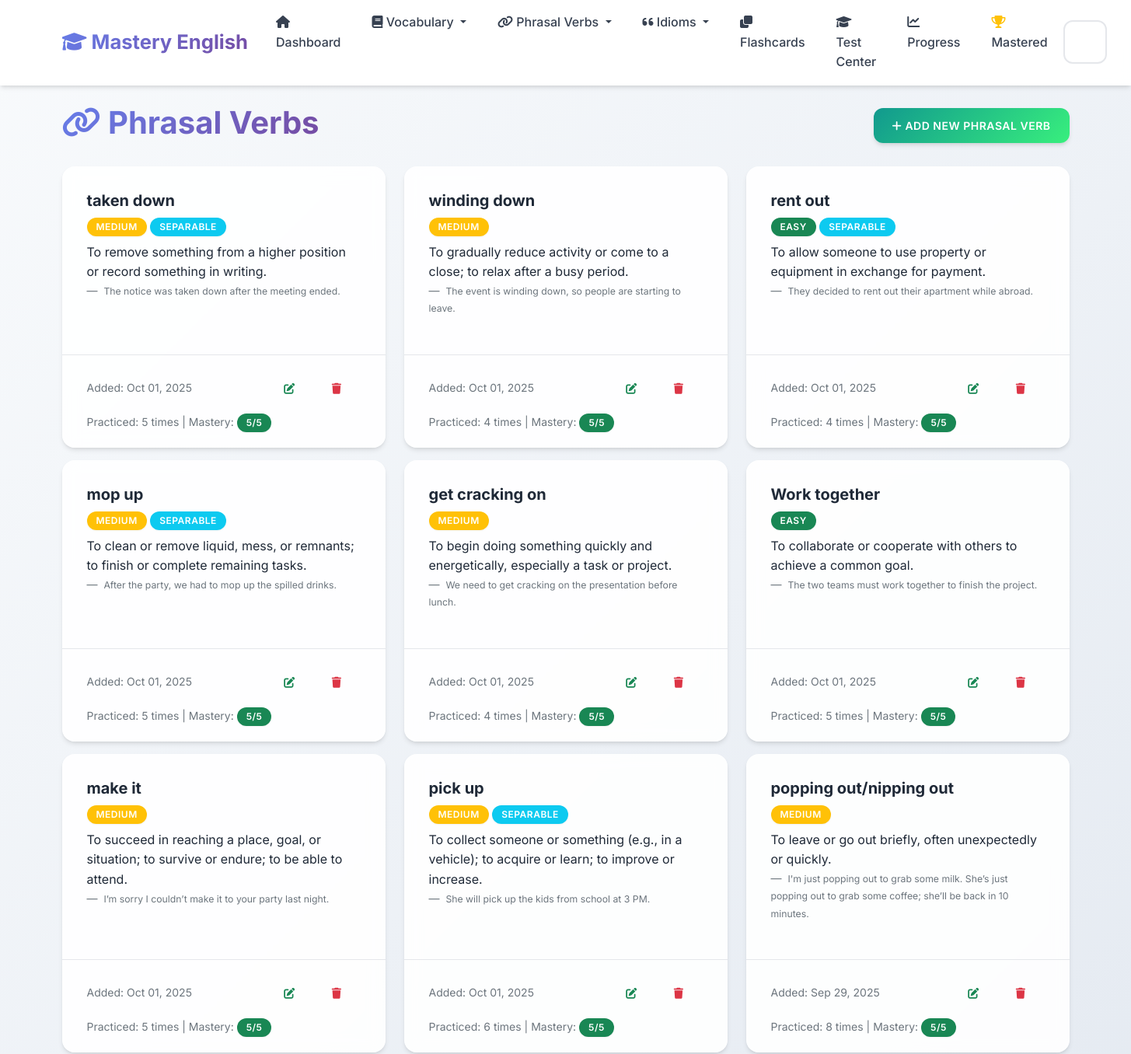
/phrasal-verbs (upper part), run on an earlier commit of the app's database.
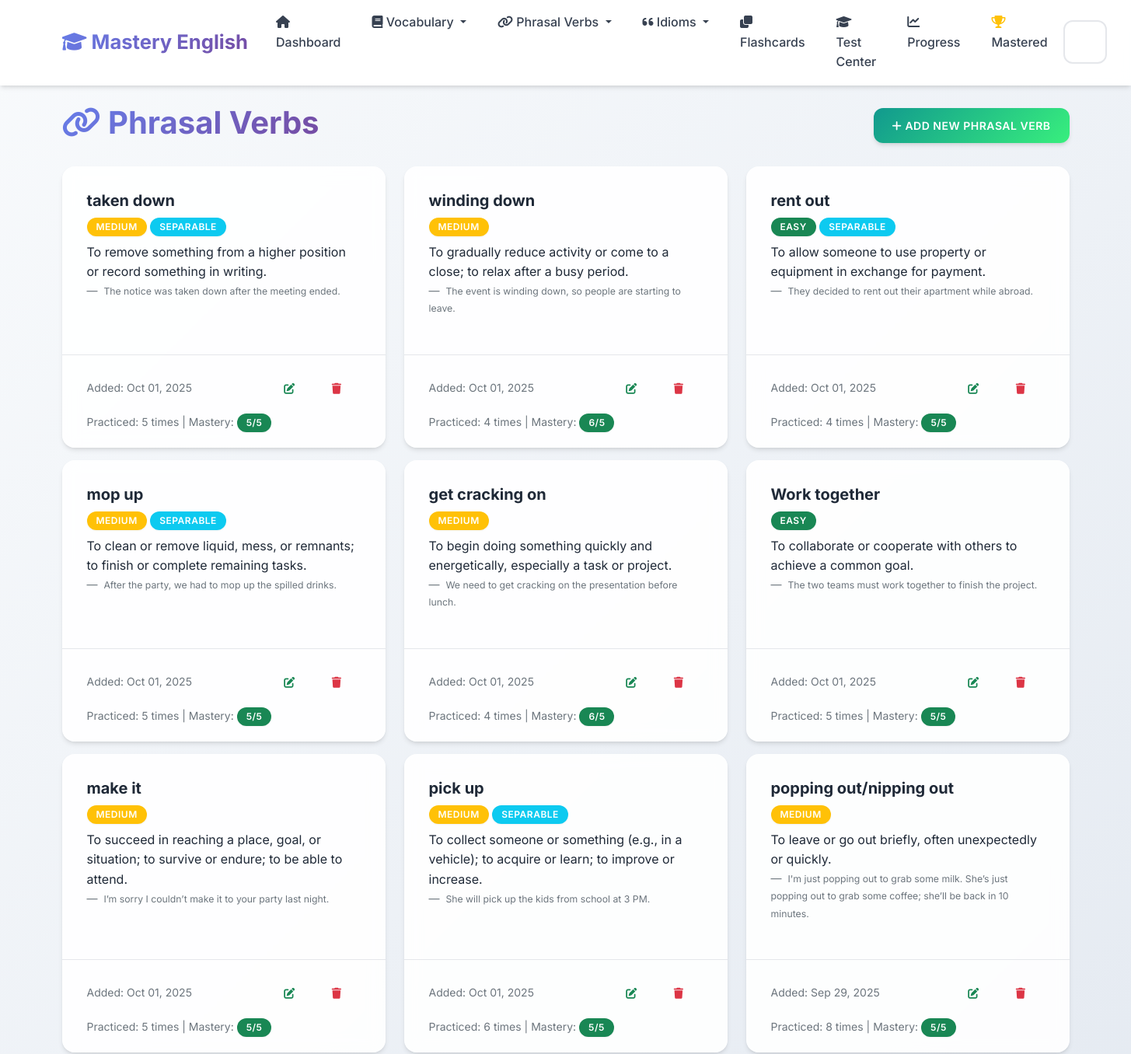
And on a later commit of the database.
### app.py (models this page shows, shortened)
class PhrasalVerb(db.Model):
    __tablename__ = 'phrasal_verbs'
    id = db.Column(db.Integer, primary_key=True)
    phrasal_verb = db.Column(db.String(100), nullable=False)
    meaning = db.Column(db.Text, nullable=False)
    example_sentence = db.Column(db.Text)
    separable = db.Column(db.Boolean, default=False)
    difficulty_level = db.Column(db.String(20), default='medium')
    date_added = db.Column(db.DateTime, default=datetime.utcnow)
    times_practiced = db.Column(db.Integer, default=0)
    last_practiced = db.Column(db.DateTime)
    mastery_level = db.Column(db.Integer, default=0)

### app.py (the view)
@app.route('/phrasal-verbs')
def phrasal_verbs_list():
    page = request.args.get('page', 1, type=int)
    phrasal_verbs = PhrasalVerb.query.order_by(PhrasalVerb.date_added.desc()).paginate(
        page=page, per_page=10, error_out=False)
    return render_template('phrasal_verbs_list.html', phrasal_verbs=phrasal_verbs)

### templates/phrasal_verbs_list.html (shortened to what this page needs)
{% extends "base.html" %}
{% block content %}
<div class="row">
    <div class="col-12">
        <div class="d-flex justify-content-between align-items-center mb-4">
            <h1>
                <i class="fas fa-link"></i> Phrasal Verbs
            </h1>
            <a href="{{ url_for('add_phrasal_verb') }}" class="btn btn-success">
                <i class="fas fa-plus"></i> Add New Phrasal Verb
            </a>
        </div>
    </div>
</div>
{% if phrasal_verbs.items %}
    <div class="row">
        {% for phrasal in phrasal_verbs.items %}
            <div class="col-md-6 col-lg-4 mb-3">
                <div class="card h-100">
                    <div class="card-body">
                        <h5 class="card-title">{{ phrasal.phrasal_verb }}</h5>
                        <span class="badge bg-{% if phrasal.difficulty_level == 'easy' %}success{% elif phrasal.difficulty_level == 'hard' %}danger{% else %}warning{% endif %} mb-2">
                            {{ phrasal.difficulty_level.title() }}
                        </span>
                        {% if phrasal.separable %}
                            <span class="badge bg-info mb-2">Separable</span>
                        {% endif %}
                        <p class="card-text">{{ phrasal.meaning }}</p>
                        {% if phrasal.example_sentence %}
                            <blockquote class="blockquote-footer">
                                <small>{{ phrasal.example_sentence }}</small>
                            </blockquote>
                        {% endif %}
                    </div>
                    <div class="card-footer bg-transparent">
                        <div class="d-flex justify-content-between align-items-center">
                            <small class="text-muted">
                                Added: {{ phrasal.date_added.strftime('%b %d, %Y') }}
                            </small>
                            <div class="btn-group" role="group">
                                <a href="{{ url_for('edit_phrasal_verb', id=phrasal.id) }}" class="btn btn-sm btn-outline-success">
                                    <i class="fas fa-edit"></i>
                                </a>
                                <button type="button" class="btn btn-sm btn-outline-danger" onclick="confirmDelete('{{ phrasal.phrasal_verb }}', '{{ url_for('delete_phrasal_verb', id=phrasal.id) }}')">
                                    <i class="fas fa-trash"></i>
                                </button>
                            </div>
                        </div>
                        {% if phrasal.times_practiced > 0 %}
                            <div class="mt-2">
                                <small class="text-muted">
                                    Practiced: {{ phrasal.times_practiced }} times
                                    | Mastery:
                                    <span class="badge bg-{% if phrasal.mastery_level >= 4 %}success{% elif phrasal.mastery_level >= 2 %}warning{% else %}danger{% endif %}">
                                        {{ phrasal.mastery_level }}/5
                                    </span>
                                </small>
                            </div>
                        {% endif %}
                    </div>
                </div>
            </div>
        {% endfor %}
    </div>
{% endif %}
{% endblock %}

What changed in the data, as far as the page shows it:
changed PhrasalVerb "winding down": mastery_level "5" → "6"
changed PhrasalVerb "get cracking on": mastery_level "5" → "6"
